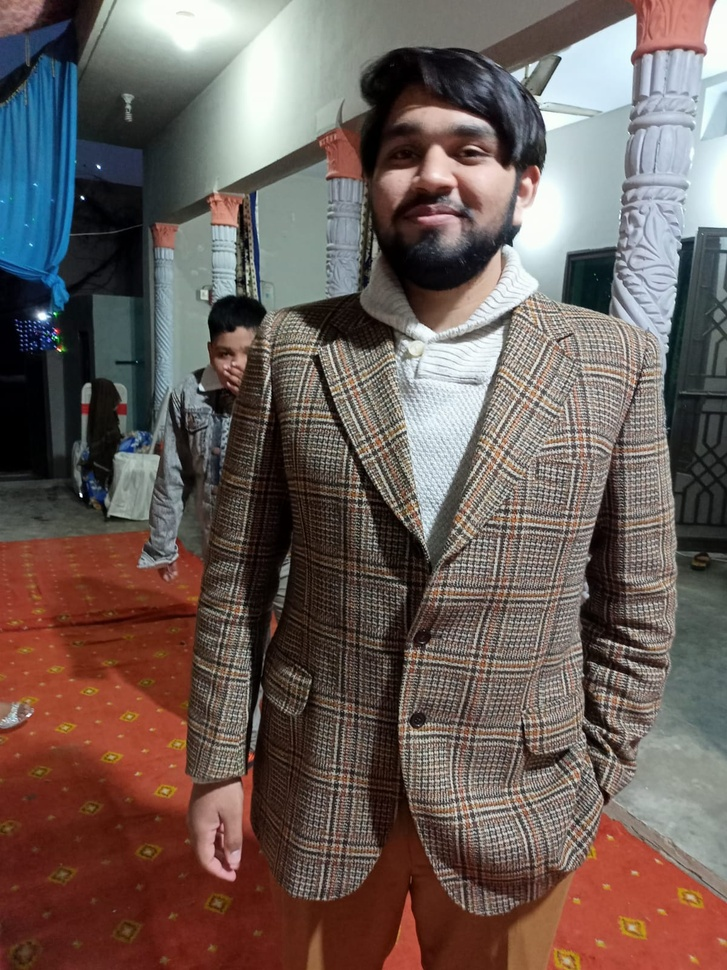
#> input picture dp.jpg, 727 x 970 px, shrunk from 1200 x 1600 before the run
$ python v00.py
#> lines starting #> are read from the running program, lines starting #| are printed output that depends on the picture
import cv2
import matplotlib.pyplot as plt
import numpy as np
from tkinter import *
from PIL import Image, ImageTk
import tkinter as tkinter

# without GUI

img1 = cv2.imread('dp.jpg', 0)
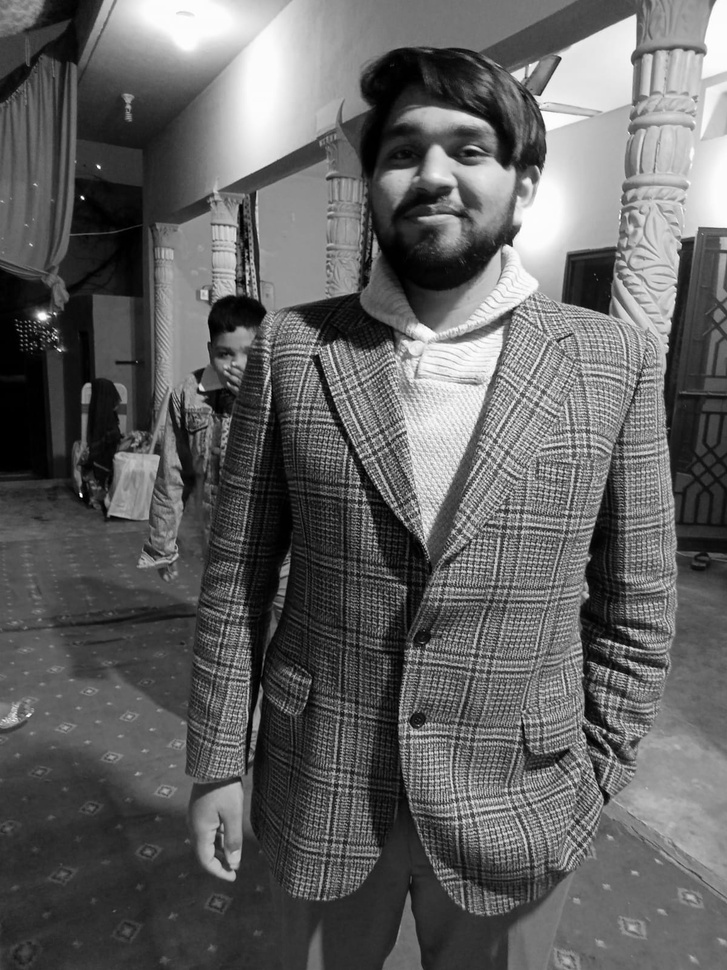
#> img1: shape (970, 727); min 0, max 255, mean 97.9
[m,n] = img1.shape
#> m = 970; n = 727
print('Image Shape: ', m, n)
#| Image Shape:  970 727
print('Original Image: ')
plt.imshow(img1, cmap="gray")
# plt.figure()
plt.show()
# going to down sample through the factor of 4
# print(" ")
f = int(input("Enter the down sampling rate f :"))
#> the answer given: 3
print(f)
img2 = np.zeros((m//f, n//f), dtype= int)
for i in range(0, m, f):
    for j in range(0, n, f):
        try:
            img2[i//f][j//f] = img1[i][j]
        except IndexError:
            pass
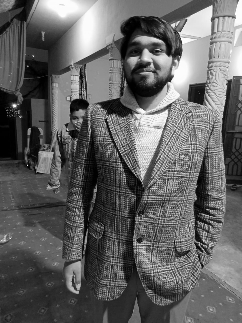
#> img2: shape (323, 242) int64; min 0, max 255, mean 98
plt.imshow(img2, cmap="gray")
plt.show()


# [37 lines of commented-out code are left out]
